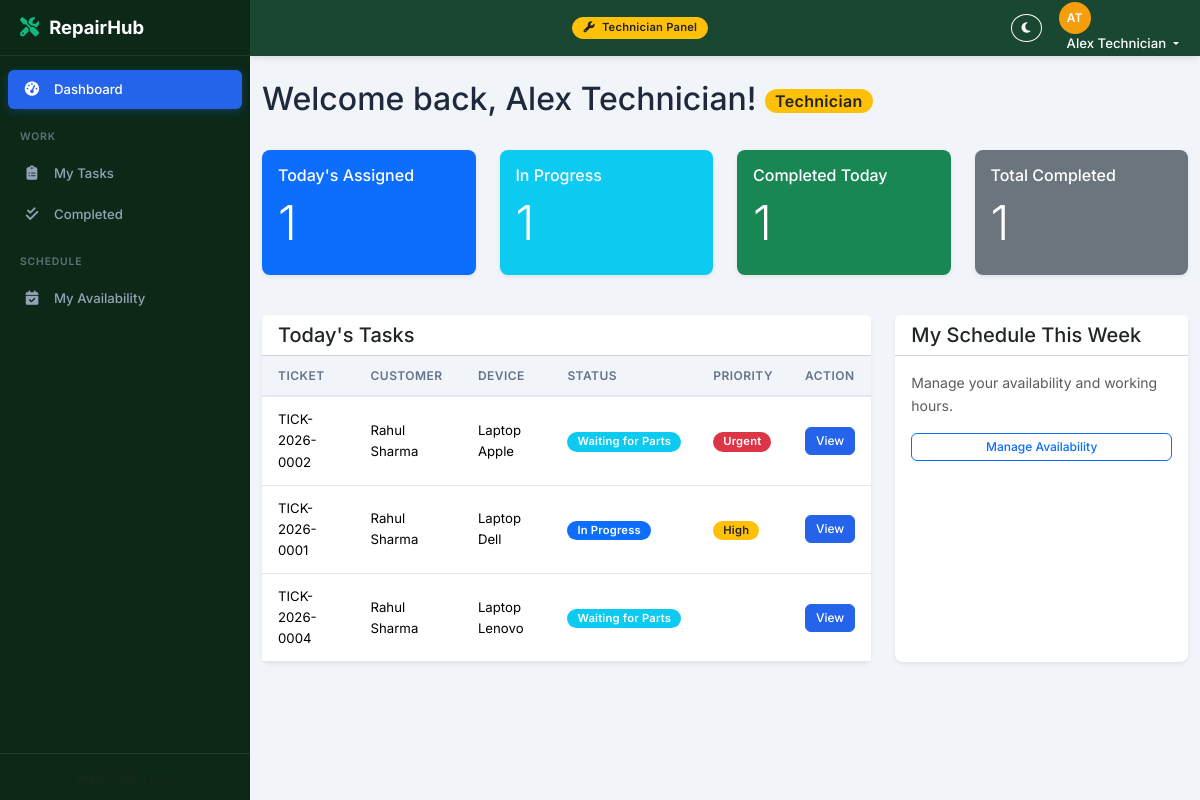
/worker/dashboard.php (signed in), run on the app's committed database.
### tables this page shows
CREATE TABLE `repair_tickets` (
  `id` int NOT NULL AUTO_INCREMENT,
  `ticket_id` varchar(30) NOT NULL,
  `customer_id` int NOT NULL,
  `device_type` varchar(50) NOT NULL,
  `device_brand` varchar(100) DEFAULT NULL,
  `device_model` varchar(100) DEFAULT NULL,
  `serial_number` varchar(100) DEFAULT NULL,
  `imei_number` varchar(20) DEFAULT NULL,
  `device_password` varchar(100) DEFAULT NULL,
  `device_condition` text,
  `problem_description` text NOT NULL,
  `diagnosis` text,
  `resolution` text,
  `completion_summary` text,
  `time_spent_total` int DEFAULT '0',
  `parts_used_notes` text,
  `submitted_by_client` tinyint(1) NOT NULL DEFAULT '0',
  `status` enum('Pending','In Progress','Waiting for Parts','Ready for Pickup','Completed','Delivered','Cancelled') NOT NULL DEFAULT 'Pending',
  `priority` enum('Low','Normal','High','Urgent') NOT NULL DEFAULT 'Normal',
  `estimated_cost` decimal(10,2) DEFAULT '0.00',
  `final_cost` decimal(10,2) DEFAULT '0.00',
  `assigned_to` int DEFAULT NULL,
  `created_by` int DEFAULT NULL,
  `due_date` date DEFAULT NULL,
  `completed_at` datetime DEFAULT NULL,
  `delivered_at` datetime DEFAULT NULL,
  `created_at` datetime NOT NULL DEFAULT CURRENT_TIMESTAMP,
  `updated_at` datetime NOT NULL DEFAULT CURRENT_TIMESTAMP ON UPDATE CURRENT_TIMESTAMP,
  PRIMARY KEY (`id`),
  UNIQUE KEY `ticket_id` (`ticket_id`),
  KEY `idx_status` (`status`),
  KEY `idx_priority` (`priority`),
  KEY `idx_customer` (`customer_id`),
  KEY `idx_assigned` (`assigned_to`),
  KEY `idx_created_at` (`created_at`),
  KEY `created_by` (`created_by`),
  CONSTRAINT `repair_tickets_ibfk_1` FOREIGN KEY (`customer_id`) REFERENCES `customers` (`id`) ON DELETE CASCADE,
  CONSTRAINT `repair_tickets_ibfk_2` FOREIGN KEY (`assigned_to`) REFERENCES `users` (`id`) ON DELETE SET NULL,
  CONSTRAINT `repair_tickets_ibfk_3` FOREIGN KEY (`created_by`) REFERENCES `users` (`id`) ON DELETE SET NULL
);

CREATE TABLE `customers` (
  `id` int NOT NULL AUTO_INCREMENT,
  `name` varchar(100) NOT NULL,
  `email` varchar(150) DEFAULT NULL,
  `phone` varchar(20) NOT NULL,
  `alt_phone` varchar(20) DEFAULT NULL,
  `address` text,
  `city` varchar(100) DEFAULT NULL,
  `state` varchar(100) DEFAULT NULL,
  `pincode` varchar(10) DEFAULT NULL,
  `gst_number` varchar(20) DEFAULT NULL,
  `notes` text,
  `user_id` int DEFAULT NULL,
  `created_by` int DEFAULT NULL,
  `created_at` datetime NOT NULL DEFAULT CURRENT_TIMESTAMP,
  `updated_at` datetime NOT NULL DEFAULT CURRENT_TIMESTAMP ON UPDATE CURRENT_TIMESTAMP,
  PRIMARY KEY (`id`),
  KEY `idx_phone` (`phone`),
  KEY `idx_name` (`name`),
  KEY `created_by` (`created_by`),
  KEY `idx_user_id` (`user_id`),
  CONSTRAINT `customers_ibfk_1` FOREIGN KEY (`created_by`) REFERENCES `users` (`id`) ON DELETE SET NULL
);

### worker/dashboard.php (the view, shortened to what this page needs)
<?php
require_once '../config.php';
include '../includes/worker_header.php';
include '../includes/worker_sidebar.php';
$userId = $_SESSION['user_id'];
$stmt = $pdo->prepare("SELECT name FROM users WHERE id = ?");
$stmt->execute([$userId]);
$worker = $stmt->fetch();
$workerName = $worker ? $worker['name'] : 'Worker';
$today = date('Y-m-d');
$isAdminUser = function_exists('isAdmin') && isAdmin();
if ($isAdminUser) {
    $todayAssignedStmt = $pdo->prepare("SELECT COUNT(*) FROM repair_tickets WHERE status IN ('Pending', 'In Progress', 'Waiting for Parts', 'Ready for Pickup') AND DATE(created_at) = ?");
    $todayAssignedStmt->execute([$today]);
    $todayAssigned = $todayAssignedStmt->fetchColumn();
    $inProgressStmt = $pdo->query("SELECT COUNT(*) FROM repair_tickets WHERE status = 'In Progress'");
    $inProgress = $inProgressStmt->fetchColumn();
    $completedTodayStmt = $pdo->prepare("SELECT COUNT(*) FROM repair_tickets WHERE status = 'Completed' AND DATE(completed_at) = ?");
    $completedTodayStmt->execute([$today]);
    $completedToday = $completedTodayStmt->fetchColumn();
    $totalCompletedStmt = $pdo->query("SELECT COUNT(*) FROM repair_tickets WHERE status = 'Completed'");
    $totalCompleted = $totalCompletedStmt->fetchColumn();
    $tasksStmt = $pdo->prepare("
        SELECT t.*, c.name as customer_name
        FROM repair_tickets t
        LEFT JOIN customers c ON t.customer_id = c.id
        WHERE t.status NOT IN ('Completed', 'Delivered', 'Cancelled')
        ORDER BY t.priority DESC, t.due_date ASC
    ");
    $tasksStmt->execute();
    $tasks = $tasksStmt->fetchAll();
}
?>
<div class="main-content" id="mainContent">
  <div class="container-fluid py-4">
    <div class="d-flex justify-content-between align-items-center mb-4">
        <h2>Welcome back, <?= htmlspecialchars($isAdminUser ? 'Alex Technician' : $workerName) ?>! <span class="badge bg-warning text-dark fs-6 align-middle">Technician</span></h2>
    </div>
    <div class="row mb-4">
        <div class="col-12 col-md-6 col-lg-3 mb-3">
            <div class="card border-0 shadow-sm bg-primary text-white h-100">
                <div class="card-body">
                    <h6 class="card-title">Today's Assigned</h6>
                    <h2 class="display-5"><?= $todayAssigned ?></h2>
                </div>
            </div>
        </div>
        <div class="col-12 col-md-6 col-lg-3 mb-3">
            <div class="card border-0 shadow-sm bg-info text-white h-100">
                <div class="card-body">
                    <h6 class="card-title">In Progress</h6>
                    <h2 class="display-5"><?= $inProgress ?></h2>
                </div>
            </div>
        </div>
        <div class="col-12 col-md-6 col-lg-3 mb-3">
            <div class="card border-0 shadow-sm bg-success text-white h-100">
                <div class="card-body">
                    <h6 class="card-title">Completed Today</h6>
                    <h2 class="display-5"><?= $completedToday ?></h2>
                </div>
            </div>
        </div>
        <div class="col-12 col-md-6 col-lg-3 mb-3">
            <div class="card border-0 shadow-sm bg-secondary text-white h-100">
                <div class="card-body">
                    <h6 class="card-title">Total Completed</h6>
                    <h2 class="display-5"><?= $totalCompleted ?></h2>
                </div>
            </div>
        </div>
    </div>
    <div class="row">
        <div class="col-lg-8 mb-4">
            <div class="card border-0 shadow-sm h-100">
                <div class="card-header bg-white">
                    <h5 class="mb-0">Today's Tasks</h5>
                </div>
                <div class="card-body p-0">
                    <div class="table-responsive">
                        <table class="table table-hover align-middle mb-0">
                            <thead class="table-light">
                                <tr>
                                    <th>Ticket</th>
                                    <th>Customer</th>
                                    <th>Device</th>
                                    <th>Status</th>
                                    <th>Priority</th>
                                    <th>Action</th>
                                </tr>
                            </thead>
                            <tbody>
                                <?php if (count($tasks) > 0): ?>
                                    <?php foreach ($tasks as $task): ?>
                                        <tr>
                                            <td><?= htmlspecialchars($task['ticket_id']) ?></td>
                                            <td><?= htmlspecialchars($task['customer_name']) ?></td>
                                            <td><?= htmlspecialchars($task['device_type'] . ' ' . $task['device_brand']) ?></td>
                                            <td><?= getStatusBadge($task['status'] ?? 'Pending') ?></td>
                                            <td><?= getPriorityBadge($task['priority'] ?? 'Normal') ?></td>
                                            <td><a href="task_detail.php?id=<?= $task['id'] ?>" class="btn btn-sm btn-primary">View</a></td>
                                        </tr>
                                    <?php endforeach; ?>
                                <?php else: ?>
                                    <tr><td colspan="6" class="text-center py-3">No active tasks assigned to you.</td></tr>
                                <?php endif; ?>
                            </tbody>
                        </table>
                    </div>
                </div>
            </div>
        </div>
        <div class="col-lg-4 mb-4">
            <div class="card border-0 shadow-sm h-100">
                <div class="card-header bg-white">
                    <h5 class="mb-0">My Schedule This Week</h5>
                </div>
                <div class="card-body">
                    <p class="text-muted">Manage your availability and working hours.</p>
                    <a href="availability.php" class="btn btn-outline-primary btn-sm w-100 mb-2">Manage Availability</a>
                </div>
            </div>
        </div>
    </div>
  </div>
</div>
<?php include '../includes/footer.php'; ?>

### includes/functions.php (shortened to what this page needs)
<?php
function isAdmin() { return ($_SESSION['user_role'] ?? '') === 'Admin'; }
function getStatusBadge($status) {
    $statuses = TICKET_STATUSES;
    $badge = $statuses[$status]['badge'] ?? 'bg-secondary';
    return '<span class="badge ' . $badge . '">' . htmlspecialchars($status) . '</span>';
}
function getPriorityBadge($priority) {
    $priorities = PRIORITIES;
    $badge = $priorities[$priority] ?? 'bg-secondary';
    return '<span class="badge ' . $badge . '">' . htmlspecialchars($priority) . '</span>';
}

### assets/css/style.css (style rules this page uses)
:root { --rh-primary: #2563eb; --rh-primary-hover: #1d4ed8; --rh-primary-light: rgba(37, 99, 235, 0.1); --rh-sidebar-bg: #0f172a; --rh-sidebar-hover: #1e293b; --rh-sidebar-active: #2563eb; --rh-sidebar-text: #94a3b8; --rh-sidebar-text-active: #ffffff; --rh-sidebar-width: 250px; --rh-topbar-height: 56px; --rh-topbar-bg: #1e293b; --rh-body-bg: #f1f5f9; --rh-card-bg: #ffffff; --rh-text-primary: #1e293b; --rh-text-secondary: #64748b; --rh-text-muted: #94a3b8; --rh-border-color: #e2e8f0; --rh-success: #10b981; --rh-warning: #f59e0b; --rh-danger: #ef4444; --rh-info: #06b6d4; --rh-shadow-sm: 0 1px 2px rgba(0,0,0,0.05); --rh-shadow-md: 0 4px 6px -1px rgba(0,0,0,0.07), 0 2px 4px -1px rgba(0,0,0,0.04); --rh-shadow-lg: 0 10px 15px -3px rgba(0,0,0,0.08), 0 4px 6px -2px rgba(0,0,0,0.04); --rh-radius: 8px; --rh-radius-lg: 12px; --rh-transition: 0.2s ease; }
* { margin: 0; padding: 0; box-sizing: border-box; }
body { font-family: 'Inter', system-ui, -apple-system, 'Segoe UI', Roboto, sans-serif; font-size: 0.875rem; background-color: var(--rh-body-bg); color: var(--rh-text-primary); line-height: 1.6; overflow-x: hidden; transition: background-color var(--rh-transition), color var(--rh-transition); }
a { color: var(--rh-primary); text-decoration: none; transition: color var(--rh-transition); }
.main-content { margin-left: var(--rh-sidebar-width); margin-top: var(--rh-topbar-height); min-height: calc(100vh - var(--rh-topbar-height)); transition: margin-left var(--rh-transition); padding: 0; }
.card { background: var(--rh-card-bg); border: 1px solid var(--rh-border-color); border-radius: var(--rh-radius); transition: box-shadow var(--rh-transition), transform var(--rh-transition); }
.card.border-0 { border: none; }
.card.shadow-sm { box-shadow: var(--rh-shadow-sm); }
.table { color: var(--rh-text-primary); font-size: 0.825rem; }
.table thead th { background: var(--rh-body-bg); color: var(--rh-text-secondary); font-weight: 600; font-size: 0.75rem; text-transform: uppercase; letter-spacing: 0.04em; border-bottom: 2px solid var(--rh-border-color); padding: 10px 16px; white-space: nowrap; }
.table tbody td { padding: 12px 16px; border-bottom: 1px solid var(--rh-border-color); vertical-align: middle; }
.btn-primary { background: var(--rh-primary); border-color: var(--rh-primary); }
.btn { font-size: 0.825rem; font-weight: 500; border-radius: 6px; padding: 6px 14px; transition: all var(--rh-transition); }
.btn-sm { font-size: 0.75rem; padding: 4px 10px; }
.badge { font-size: 0.7rem; font-weight: 600; padding: 4px 10px; border-radius: 50rem; letter-spacing: 0.02em; }

### data on the page
repair_tickets: ticket "TICK-2026-0002", customer.name "Rahul Sharma", device_type+device_brand "Laptop Apple", status "Waiting for Parts", priority "Urgent"
repair_tickets: ticket "TICK-2026-0001", customer.name "Rahul Sharma", device_type+device_brand "Laptop Dell", status "In Progress", priority "High"
repair_tickets: ticket "TICK-2026-0004", customer.name "Rahul Sharma", device_type+device_brand "Laptop Lenovo", status "Waiting for Parts"

### other printed values
getInitials($currentUser['name']) "AT"
$currentUser['name'] "Alex Technician"
APP_NAME "RepairHub"
$isAdminUser ? 'Alex Technician' : $workerName "Alex Technician"
$todayAssigned "1"
$inProgress "1"
$completedToday "1"
$totalCompleted "1"
